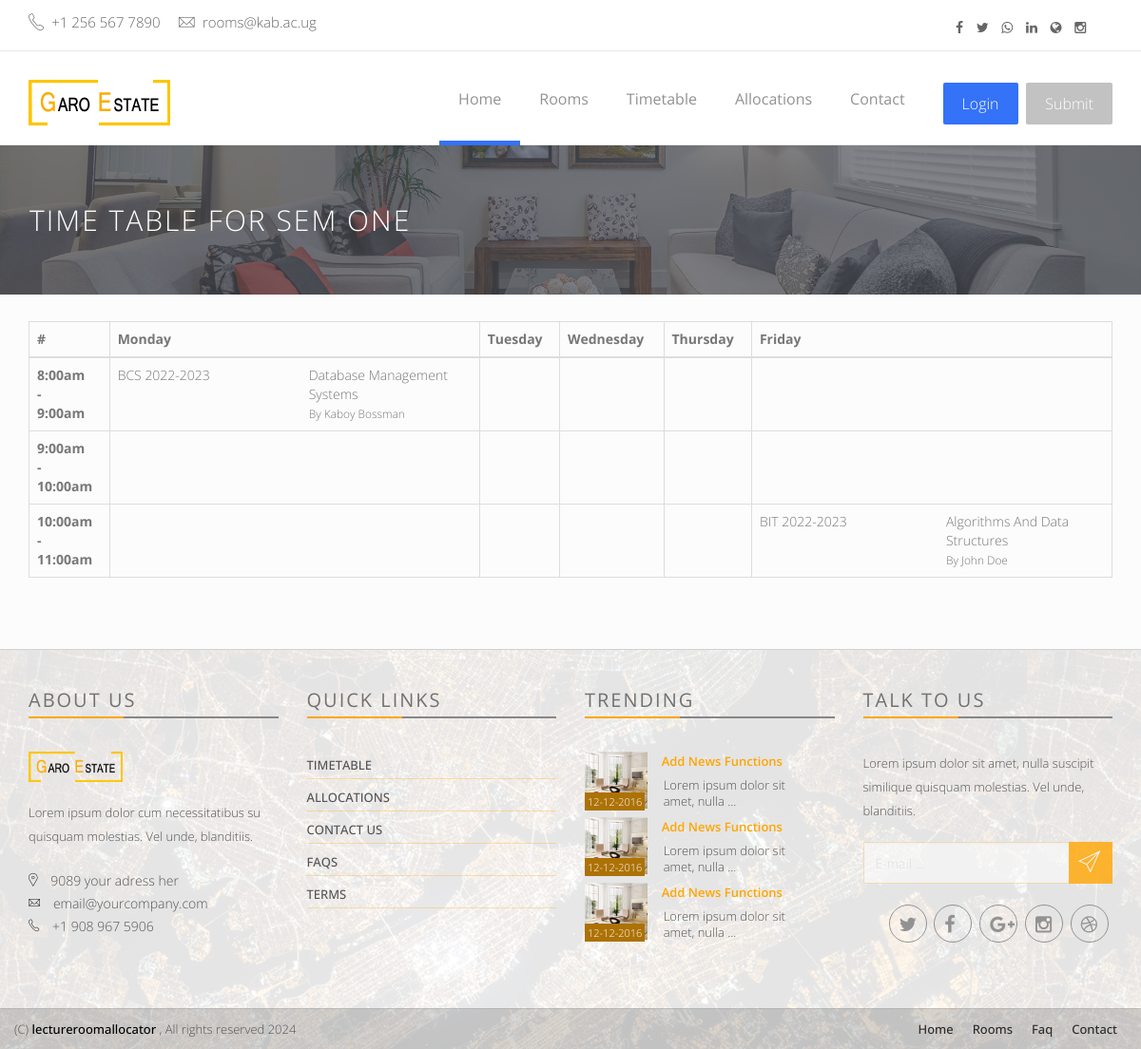
Page /timetable on the committed database.
### allocator/models.py (models this page shows, shortened)
class Time_Table(models.Model):
    semester_name = models.CharField(max_length=100, default="Sem One")

class Time_Table_Day(models.Model):
    days = (
        ('Monday', 'Monday'),
        ('Tuesday', 'Tuesday'),
        ('Wednesday', 'Wednesday'),
        ('Thursday', 'Thursday'),
        ('Friday', 'Friday'),
        ('Saturday', 'Saturday'),
        ('Sunday', 'Sunday'),
    )
    timetable = models.ForeignKey(Time_Table, on_delete=models.CASCADE, related_name='days')
    day = models.CharField(max_length=100, choices=days)

class Timetable_Lecture_Timing(models.Model):
    times = (
        ('8:00am', '8:00am'),
        ('9:00am', '9:00am'),
        ('10:00am', '10:00am'),
        ('11:00am', '11:00am'),
        ('12:00pm', '12:00pm'),
        ('1:00pm', '1:00pm'),
        ('2:00pm', '2:00pm'),
        ('3:00pm', '3:00pm'),
        ('4:00pm', '4:00pm'),
        ('5:00pm', '5:00pm'),
        ('6:00pm', '6:00pm'),
    )
    timetable = models.ForeignKey(Time_Table, on_delete=models.CASCADE, related_name="timings")
    start_time = models.CharField(max_length=100, choices=times)
    end_time = models.CharField(max_length=100, choices=times)

class Lecture(models.Model):
    day = models.ForeignKey(Time_Table_Day, on_delete=models.CASCADE, related_name="lectures")
    course = models.ForeignKey(Year_Course, on_delete=models.CASCADE, related_name='timetables')
    lecturer = models.CharField(max_length=100, null=True)
    study_topic = models.CharField(max_length=300, null=True)
    duration = models.ForeignKey(Timetable_Lecture_Timing, on_delete=models.CASCADE, related_name="lectures", null=True)

class Year_Course(models.Model):
    course = models.ForeignKey(Course, on_delete=models.CASCADE, related_name='courses')
    year = models.CharField(max_length=100)
    no_of_students = models.IntegerField(default=0)

class Course(models.Model):
    types = (
        ('Science Course', 'Science Course'),
        ('Arts Course', 'Arts Course'),
    )
    uses_computer_lab = models.BooleanField(default=False)
    uses_science_lab = models.BooleanField(default=False)
    course_name = models.CharField(max_length=200)
    course_type = models.CharField(max_length=200, null=True, choices=types)

### allocator/views.py (the view)
# urls.py: path('timetable', views.timetable, name='timetable'),
def timetable(request):
    cur_timetable = Time_Table.objects.all().last()
    days = Time_Table_Day.objects.filter(timetable=cur_timetable)
    durations= Timetable_Lecture_Timing.objects.filter(timetable=cur_timetable)
    timings = []
    monday_lectures_8_9 = []
    for dur in durations:
        timings.append(f'{dur.start_time} - {dur.end_time}')
    context = {
        'timetable' : cur_timetable,
        'durations' : durations,
        'monday_lectures' : monday_lectures_8_9,
        'title' : f'Lecture timetable for {cur_timetable.semester_name}'
    }
    return render(request, 'allocator/timetable.html', context)

### allocator/templates/allocator/timetable.html
{% extends "allocator/base.html" %}
{% load static %}
{% block content %}
<div class="page-head">
    <div class="container">
        <div class="row">
            <div class="page-head-content">
                <h1 class="page-title">Time Table for {{timetable.semester_name}} </h1>
            </div>
        </div>
    </div>
</div>
<div class="content-area single-property" style="background-color: #FCFCFC;">&nbsp;
    <div class="container">
        <table class="table table-bordered">
            <thead>
              <tr>
                <th scope="col">#</th>
                {% for day in timetable.days.all %}
                    <th scope="col">{{day.day}}</th>
                {% endfor %}
              </tr>
            </thead>
            <tbody>
                {% for dur in durations %}
                <tr>
                    <th scope="row">{{dur.start_time}} <br> - <br>{{dur.end_time}}</th>
                    {% for day in timetable.days.all %}
                        <td>
                            {% for lec in day.lectures.all %}
                                {% if lec.duration == dur %}
                                    <div class="row"><div class="col-md-6">{{lec.course.course.course_name}} {{lec.course.year}}</div> <div class="col-md-6">{{lec.study_topic}} <br> <small>By {{lec.lecturer}}</small></div></div>
                                {% endif %}
                            {% endfor %}
                        </td>
                    {% endfor %}
                  </tr>
                {% endfor %}
            </tbody>
          </table>
    </div>
</div>
{% endblock content %}

### rows in the picture
Time_Table: semester_name "SEM ONE"
Time_Table_Day: day "Monday"
Time_Table_Day: day "Tuesday"
Time_Table_Day: day "Wednesday"
Time_Table_Day: day "Thursday"
Time_Table_Day: day "Friday"
Timetable_Lecture_Timing: start_time "8:00am", end_time "9:00am"
Lecture: course.course.course_name "BCS", course.year "2022-2023", study_topic "Database Management Systems", lecturer "Kaboy Bossman"
Timetable_Lecture_Timing: start_time "9:00am", end_time "10:00am"
Timetable_Lecture_Timing: start_time "10:00am", end_time "11:00am"
Lecture: course.course.course_name "BIT", course.year "2022-2023", study_topic "Algorithms And Data Structures", lecturer "John Doe"
